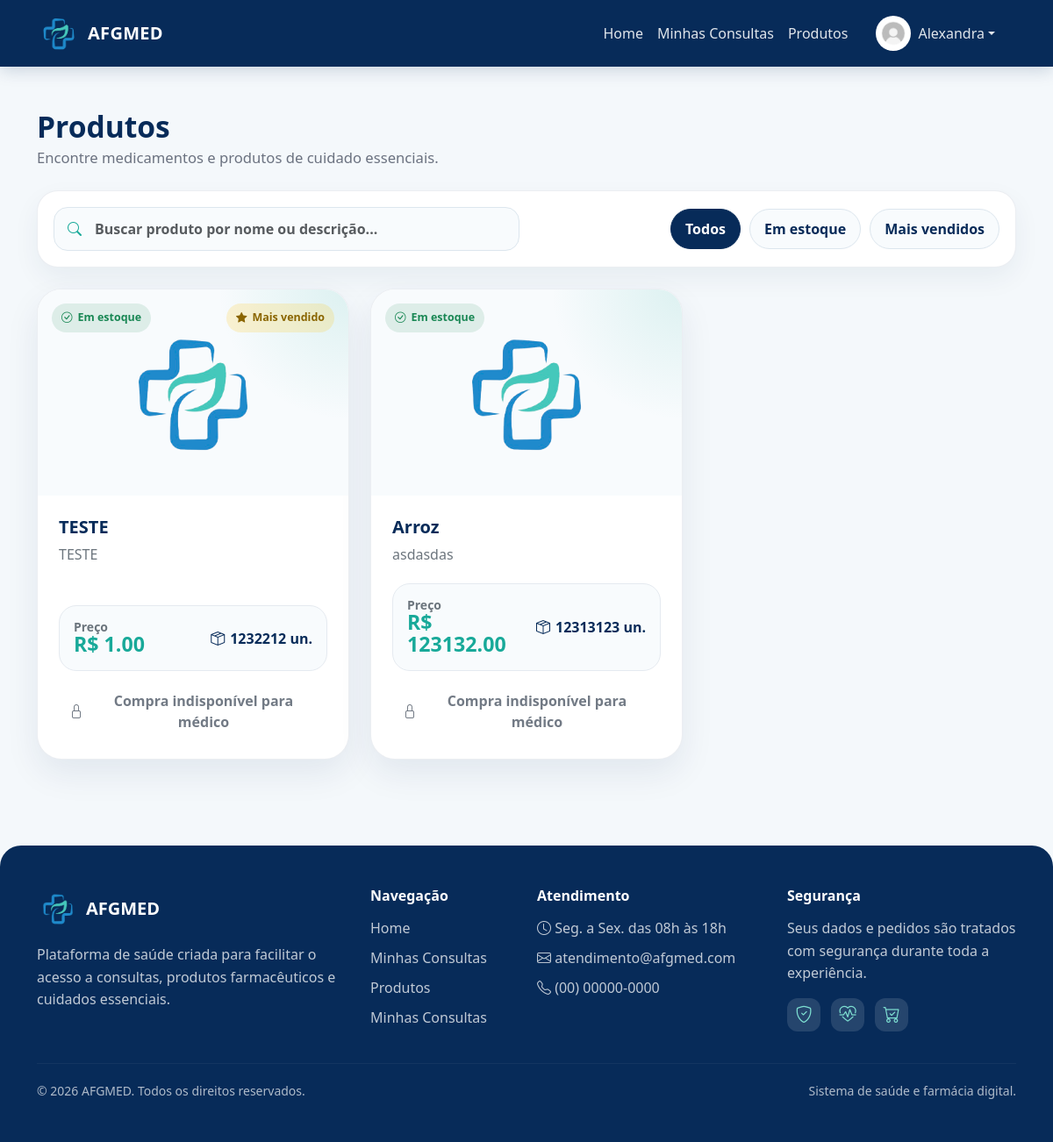
The page /produtos (signed in) on the database its author committed.
### projetoafgmed/models.py (models this page shows)
class Usuario(database.Model, UserMixin):
    id = database.Column(database.Integer, primary_key=True)
    nome = database.Column(database.String, nullable=False)
    sobrenome = database.Column(database.String, nullable=False)
    email = database.Column(database.String, nullable=False, unique=True)
    senha = database.Column(database.String, nullable=False)
    foto = database.Column(database.String(200), nullable=True, default="usuario_padrao.jpg")
    is_admin = database.Column(database.Boolean, default=False)
    is_medico = database.Column(database.Boolean, default=False, nullable=False)
    id_medico = database.Column(database.Integer, database.ForeignKey("medico.id"), nullable=True)
    perfil = database.relationship("PerfilUsuario", backref="usuario", uselist=False)
    carrinho = database.relationship("Carrinho", backref="usuario", uselist=False)
    consultas = database.relationship("Consulta", backref="usuario", lazy=True)
    pedidos = database.relationship("Pedido", backref="usuario", lazy=True)
    medico = database.relationship(
        "Medico",
        backref=database.backref("usuario_acesso", uselist=False),
        foreign_keys=[id_medico]
    )

class Produto(database.Model):
    id = database.Column(database.Integer, primary_key=True)
    nome = database.Column(database.String, nullable=False)
    descricao = database.Column(database.String)
    preco = database.Column(database.Float, nullable=False)
    estoque = database.Column(database.Integer, default=0)
    foto = database.Column(database.String, default="default.jpg")
    ativo = database.Column(database.Boolean, default=True, nullable=False)
    destaque_home = database.Column(database.Boolean, default=False, nullable=False)
    data_criacao = database.Column(database.DateTime, nullable=False, default=datetime.utcnow)

### projetoafgmed/rotas/produtos.py (the view)
@app.route("/produtos")
@login_required
def produtos():
    return render_template("produtos.html", produtos=Produto.query.all())

### projetoafgmed/models.py (called while the page is built)
@login_manager.user_loader
def load_usuario(id_usuario):
    return Usuario.query.get(int(id_usuario))

### projetoafgmed/rotas/contexto.py (called while the page is built, shortened)
@app.context_processor
def carrinho_global():
    if current_user.is_authenticated:
        carrinho = Carrinho.query.filter_by(
            id_usuario=current_user.id,
            status="ativo"
        ).first()
        itens = carrinho.itens if carrinho else []
        total = sum(item.quantidade * item.preco_unitario for item in itens)
        quantidade = sum(item.quantidade for item in itens)
        return {
            "carrinho": carrinho,
            "itens_carrinho": itens,
            "total_carrinho": total,
            "quantidade_carrinho": quantidade
        }

### projetoafgmed/templates/produtos.html (shortened to what this page needs)
{% extends "base.html" %}
{% block content %}
<div class="produtos-page">
    <div class="produtos-titulo-area mb-4">
        <h2 class="fw-bold mb-1">
            Produtos
        </h2>
        <p class="text-muted mb-0">
            Encontre medicamentos e produtos de cuidado essenciais.
        </p>
    </div>
    <section class="produtos-filtros mb-4">
        <div class="row g-3 align-items-center">
            <div class="col-12 col-lg-6">
                <div class="produto-busca">
                    <i class="bi bi-search"></i>
                    <input type="text"
                           id="buscaProduto"
                           class="form-control"
                           placeholder="Buscar produto por nome ou descrição...">
                </div>
            </div>
            <div class="col-12 col-lg-6">
                <div class="produto-filtro-botoes">
                    <button type="button" class="produto-filtro-btn active" data-filtro="todos">
                        Todos
                    </button>
                    <button type="button" class="produto-filtro-btn" data-filtro="estoque">
                        Em estoque
                    </button>
                    <button type="button" class="produto-filtro-btn" data-filtro="destaque">
                        Mais vendidos
                    </button>
                </div>
            </div>
        </div>
    </section>
    {% if produtos %}
        <div class="row row-cols-1 row-cols-md-2 row-cols-xl-3 g-4" id="produtosGrid">
            {% for produto in produtos %}
                <div class="col produto-col"
                     data-nome="{{ produto.nome|lower }}"
                     data-descricao="{{ (produto.descricao or '')|lower }}"
                     data-estoque="{% if produto.estoque > 0 and produto.ativo %}1{% else %}0{% endif %}"
                     data-destaque="{% if produto.destaque_home %}1{% else %}0{% endif %}"
                     data-indisponivel="{% if produto.estoque <= 0 or not produto.ativo %}1{% else %}0{% endif %}">
                    <div class="produto-card h-100">
                        <div class="produto-img-area">
                            <img src="{{ url_for('static', filename='fotos_produtos/' + (produto.foto or 'default.jpg')) }}"
                                 alt="{{ produto.nome }}"
                                 class="produto-img">
                            <div class="produto-badges">
                                {% if produto.ativo and produto.estoque > 0 %}
                                    <span class="produto-badge badge-estoque">
                                        <i class="bi bi-check-circle"></i>
                                        Em estoque
                                    </span>
                                {% elif not produto.ativo %}
                                    <span class="produto-badge badge-indisponivel">
                                        <i class="bi bi-slash-circle"></i>
                                        Inativo
                                    </span>
                                {% else %}
                                    <span class="produto-badge badge-indisponivel">
                                        <i class="bi bi-x-circle"></i>
                                        Indisponível
                                    </span>
                                {% endif %}
                                {% if produto.destaque_home %}
                                    <span class="produto-badge badge-destaque">
                                        <i class="bi bi-star-fill"></i>
                                        Mais vendido
                                    </span>
                                {% endif %}
                            </div>
                        </div>
                        <div class="produto-card-body">
                            <div class="produto-conteudo">
                                <h5 class="produto-nome">
                                    {{ produto.nome }}
                                </h5>
                                <p class="produto-descricao">
                                    {{ produto.descricao or "Produto AFGMED para cuidado e bem-estar." }}
                                </p>
                            </div>
                            <div class="produto-preco-area">
                                <div>
                                    <small>Preço</small>
                                    <strong>
                                        R$ {{ '%.2f' % produto.preco }}
                                    </strong>
                                </div>
                                <div class="produto-estoque-info">
                                    <i class="bi bi-box-seam"></i>
                                    {{ produto.estoque }} un.
                                </div>
                            </div>
                            <div class="produto-actions mt-3">
                                {% if current_user.is_medico and not current_user.is_admin %}
                                    <button class="btn btn-produto-disabled w-100" disabled>
                                        <i class="bi bi-lock"></i>
                                        Compra indisponível para médico
                                    </button>
                                {% endif %}
                            </div>
                        </div>
                    </div>
                </div>
            {% endfor %}
        </div>
    {% endif %}
</div>
{% endblock %}

### projetoafgmed/templates/base.html (shortened to what this page needs)
<!DOCTYPE html>
<html lang="pt-br">
<head>
    <link href="https://cdn.jsdelivr.net/npm/bootstrap@5.3.8/dist/css/bootstrap.min.css" rel="stylesheet">
    <link rel="stylesheet" href="https://cdn.jsdelivr.net/npm/bootstrap-icons@1.11.3/font/bootstrap-icons.css">
    <link rel="stylesheet" href="{{ url_for('static', filename='css/style.css') }}">
</head>
<body>
<nav class="navbar navbar-expand-lg navbar-dark bg-dark">
    <div class="container">
        <a class="navbar-brand d-flex align-items-center" href="{{ url_for('homepage') }}">
            <img src="{{ url_for('static', filename='imagens/logo.jpg') }}" alt="Logo" width="50" class="me-2">
            AFGMED
        </a>
        <div class="collapse navbar-collapse" id="navbarNav">
            <ul class="navbar-nav ms-auto align-items-lg-center">
                <li class="nav-item">
                    <a class="nav-link" href="{{ url_for('homepage') }}">Home</a>
                </li>
                {% if current_user.is_authenticated and current_user.is_medico and not current_user.is_admin %}
                    <li class="nav-item">
                        <a class="nav-link" href="{{ url_for('medicos') }}">Minhas Consultas</a>
                    </li>
                {% else %}
                    <li class="nav-item">
                        <a class="nav-link" href="{{ url_for('medicos') }}">Consulta</a>
                    </li>
                {% endif %}
                <li class="nav-item">
                    <a class="nav-link" href="{{ url_for('produtos') }}">Produtos</a>
                </li>
            </ul>
            <ul class="navbar-nav ms-lg-3 align-items-lg-center">
                {% if current_user.is_authenticated %}
                    <li class="nav-item dropdown me-lg-3">
                        <a class="nav-link dropdown-toggle d-flex align-items-center"
                           href="#"
                           id="perfilDropdown"
                           role="button"
                           data-bs-toggle="dropdown"
                           aria-expanded="false">
                            <img src="{{ url_for('static', filename='fotos_perfil/' + (current_user.foto or 'usuario_padrao.jpg')) }}"
                                 alt="Perfil"
                                 class="rounded-circle"
                                 style="width:40px; height:40px; object-fit:cover;">
                            <span class="ms-2">{{ current_user.nome }}</span>
                        </a>
                    </li>
                {% endif %}
            </ul>
        </div>
    </div>
</nav>
<main class="container mt-5">
    {% block content %}{% endblock %}
</main>
<footer class="footer-afg mt-5">
    <div class="container py-5">
        <div class="row g-4">
            <div class="col-md-4">
                <div class="d-flex align-items-center mb-3">
                    <img src="{{ url_for('static', filename='imagens/logo.jpg') }}" alt="Logo AFGMED" width="48" class="footer-logo me-2">
                    <h5 class="mb-0 fw-bold">AFGMED</h5>
                </div>
                <p class="footer-text">
                    Plataforma de saúde criada para facilitar o acesso a consultas,
                    produtos farmacêuticos e cuidados essenciais.
                </p>
            </div>
            <div class="col-md-2">
                <h6 class="footer-title">Navegação</h6>
                <ul class="footer-links">
                    <li><a href="{{ url_for('homepage') }}">Home</a></li>
                    {% if current_user.is_authenticated and current_user.is_medico and not current_user.is_admin %}
                        <li><a href="{{ url_for('medicos') }}">Minhas Consultas</a></li>
                    {% else %}
                        <li><a href="{{ url_for('medicos') }}">Consulta</a></li>
                    {% endif %}
                    <li><a href="{{ url_for('produtos') }}">Produtos</a></li>
                    {% if current_user.is_authenticated %}
                        {% if current_user.is_medico and not current_user.is_admin %}
                            <li><a href="{{ url_for('medicos') }}">Minhas Consultas</a></li>
                        {% else %}
                            <li><a href="{{ url_for('meus_agendamentos') }}">Meus Agendamentos</a></li>
                            <li><a href="{{ url_for('meus_pedidos') }}">Minhas Compras</a></li>
                        {% endif %}
                    {% endif %}
                </ul>
            </div>
            <div class="col-md-3">
                <h6 class="footer-title">Atendimento</h6>
                <ul class="footer-links">
                    <li><i class="bi bi-clock"></i> Seg. a Sex. das 08h às 18h</li>
                    <li><i class="bi bi-envelope"></i> atendimento@afgmed.com</li>
                    <li><i class="bi bi-telephone"></i> (00) 00000-0000</li>
                </ul>
            </div>
            <div class="col-md-3">
                <h6 class="footer-title">Segurança</h6>
                <p class="footer-text">
                    Seus dados e pedidos são tratados com segurança durante toda a experiência.
                </p>
                <div class="footer-icons">
                    <i class="bi bi-shield-check"></i>
                    <i class="bi bi-heart-pulse"></i>
                    <i class="bi bi-cart-check"></i>
                </div>
            </div>
        </div>
        <hr class="footer-line">
        <div class="d-flex flex-column flex-md-row justify-content-between align-items-center gap-2">
            <small>© 2026 AFGMED. Todos os direitos reservados.</small>
            <small>Sistema de saúde e farmácia digital.</small>
        </div>
    </div>
</footer>
</body>
</html>

### projetoafgmed/static/css/style.css (style rules this page uses)
body { background: #f4f8fb; color: #273444; font-family: 'Segoe UI', Tahoma, Geneva, Verdana, sans-serif; }
.navbar { background: #072B59 !important; box-shadow: 0 4px 18px rgba(7, 43, 89, 0.18); }
.navbar-brand { font-weight: 700; letter-spacing: .3px; }
.navbar-brand img { border-radius: 10px; object-fit: cover; }
.navbar .nav-link { color: rgba(255, 255, 255, .88) !important; font-weight: 500; }
.btn { border-radius: 12px; transition: .2s ease; }
.text-muted { color: #6b7280 !important; }
.footer-afg { background: #072B59; color: #ffffff; border-radius: 24px 24px 0 0; }
.footer-logo { border-radius: 10px; object-fit: cover; }
.footer-text { color: rgba(255, 255, 255, 0.75); line-height: 1.6; margin-bottom: 0; }
.footer-title { font-weight: 700; margin-bottom: 15px; color: #ffffff; }
.footer-links { list-style: none; padding: 0; margin: 0; }
.footer-links li { margin-bottom: 10px; color: rgba(255, 255, 255, 0.75); }
.footer-links a { color: rgba(255, 255, 255, 0.75); text-decoration: none; transition: .2s ease; }
.footer-icons { display: flex; gap: 12px; margin-top: 15px; }
.footer-icons i { width: 38px; height: 38px; background: rgba(255, 255, 255, 0.12); color: #7ee0d2; border-radius: 12px; display: grid; place-items: center; font-size: 1.2rem; }
.footer-line { border-color: rgba(255, 255, 255, 0.18); margin: 30px 0 20px; }
.footer-afg small { color: rgba(255, 255, 255, 0.68); }

### rows shown on the page
Usuario: foto (picture), nome "Alexandra"
Produto: foto (picture), ativo True (drawn), destaque_home True (drawn), nome "TESTE", descricao "TESTE", preco "1.00", estoque "1232212"
Produto: foto (picture), ativo True (drawn), nome "Arroz", descricao "asdasdas", preco "123132.00", estoque "12313123"
